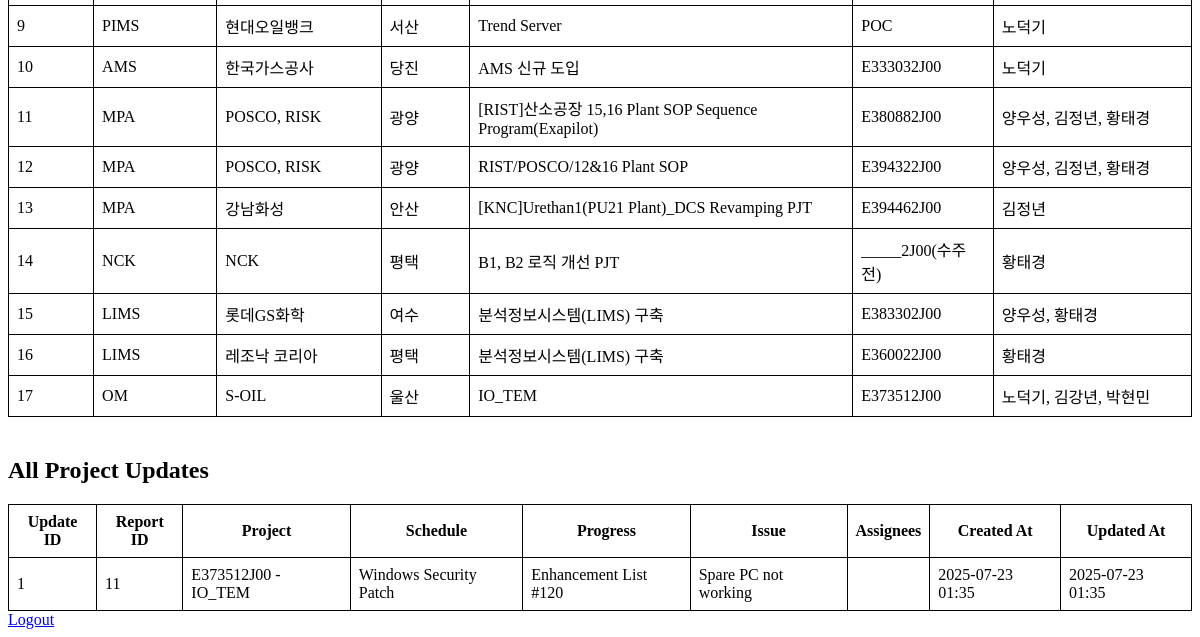
Before: /dashboard (signed in, lower part) with the older database file.
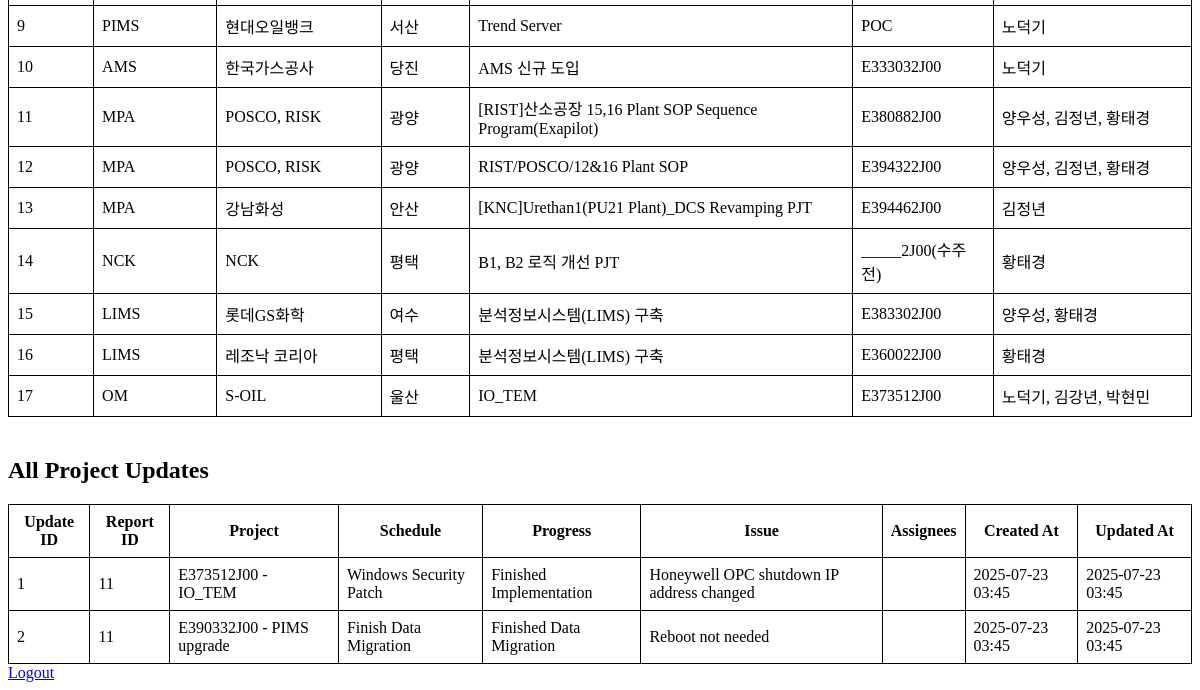
After: the same page with the newer database file.
### app/models.py (models this page shows)
class Project(db.Model):
    __tablename__ = 'project'
    id = db.Column(db.Integer, primary_key=True)
    solution_item_id = db.Column(db.Integer, db.ForeignKey('solution_item.id'), nullable=False)
    location = db.Column(db.String(100), nullable=False)
    company = db.Column(db.String(100), nullable=False)
    project_name = db.Column(db.String(100), nullable=False)
    code = db.Column(db.String(50), unique=True, nullable=False, index=True)
    created_at = db.Column(db.DateTime, default=datetime.utcnow)
    updated_at = db.Column(db.DateTime, default=datetime.utcnow, onupdate=datetime.utcnow)
    solution_item = db.relationship('SolutionItem', back_populates='projects')
    project_updates = db.relationship('ProjectUpdate', back_populates='project', cascade='all, delete-orphan')
    default_assignees = db.relationship(
        'User',
        secondary=project_assignees,
        back_populates='assigned_projects'
    )

class SolutionItem(db.Model):
    __tablename__ = 'solution_item'
    id = db.Column(db.Integer, primary_key=True)
    name = db.Column(db.String(50), nullable=False, unique=True)
    reports = db.relationship(
        'Report',
        secondary=report_solution_items,
        back_populates='solution_items'
    )
    projects = db.relationship('Project', back_populates='solution_item')

class ProjectUpdate(db.Model):
    __tablename__ = 'project_update'
    id = db.Column(db.Integer, primary_key=True)
    report_id = db.Column(db.Integer, db.ForeignKey('report.id'), nullable=False)
    project_id = db.Column(db.Integer, db.ForeignKey('project.id'), nullable=False)
    schedule = db.Column(db.Text)
    progress = db.Column(db.Text, nullable=False)
    issue = db.Column(db.Text)
    created_at = db.Column(db.DateTime, default=datetime.utcnow)
    updated_at = db.Column(db.DateTime, default=datetime.utcnow, onupdate=datetime.utcnow)
    report = db.relationship('Report', back_populates='project_updates')
    project = db.relationship('Project', back_populates='project_updates')
    assignees = db.relationship(
        'User',
        secondary=project_update_assignees,
        back_populates='assigned_project_updates'
    )

### app/routes.py (the view)
@main.route('/dashboard')
def dashboard():
    user_id = session.get('user_id')
    if not user_id:
        flash('Please log in first.', 'error')
        return redirect(url_for('main.login'))
    user = User.query.get(user_id)
    if not user:
        flash('User not found.', 'error')
        return redirect(url_for('main.login'))
    all_users = None
    solution_items = None
    all_reports = None
    projects = None
    project_updates = None
    if user.is_admin:
        all_users = User.query.all()
        solution_items = SolutionItem.query.all()
        all_reports = Report.query.join(User).add_columns(
            Report.id, User.employee_id, User.name, Report.week_start,
            Report.week_end, Report.status, Report.submitted_at
        ).all()
        projects = Project.query.options(
            db.joinedload(Project.solution_item),
            db.joinedload(Project.default_assignees)
        ).all()
        project_updates = ProjectUpdate.query.options(
            db.joinedload(ProjectUpdate.project),
            db.joinedload(ProjectUpdate.assignees)
        ).all()
    return render_template(
        'dashboard.html',
        user=user,
        all_users=all_users,
        solution_items=solution_items,
        all_reports=all_reports,
        projects=projects,
        project_updates=project_updates
    )

### app/templates/dashboard.html (shortened to what this page needs)
<!DOCTYPE html>
<html lang="en">
<head>
</head>
<body>
    {% if user.is_admin and all_users %}
        <table>
            <tbody>
                {% for project in projects %}
                <tr>
                    <td>{{ project.id }}</td>
                    <td>{{ project.solution_item.name }}</td>
                    <td>{{ project.company }}</td>
                    <td>{{ project.location }}</td>
                    <td>{{ project.project_name }}</td>
                    <td>{{ project.code }}</td>
                    <td>{{ project.default_assignees | map(attribute='name') | join(', ') }}</td>
                </tr>
                {% endfor %}
            </tbody>
        </table>
        <h2>All Project Updates</h2>
        <table>
            <thead>
                <tr>
                    <th>Update ID</th>
                    <th>Report ID</th>
                    <th>Project</th>
                    <th>Schedule</th>
                    <th>Progress</th>
                    <th>Issue</th>
                    <th>Assignees</th>
                    <th>Created At</th>
                    <th>Updated At</th>
                </tr>
            </thead>
            <tbody>
                {% for update in project_updates %}
                <tr>
                    <td>{{ update.id }}</td>
                    <td>{{ update.report_id }}</td>
                    <td>{{ update.project.code }} - {{ update.project.project_name }}</td>
                    <td>{{ update.schedule }}</td>
                    <td>{{ update.progress }}</td>
                    <td>{{ update.issue }}</td>
                    <td>{{ update.assignees | map(attribute='name') | join(', ') }}</td>
                    <td>{{ update.created_at.strftime('%Y-%m-%d %H:%M') }}</td>
                    <td>{{ update.updated_at.strftime('%Y-%m-%d %H:%M') }}</td>
                </tr>
                {% endfor %}
            </tbody>
        </table>
    {% endif %}
    <a href="{{ url_for('main.logout') }}">Logout</a>
</body>
</html>

### app/templates/dashboard.html (style rules this page uses)
h2 { margin-top: 40px; }

Changed rows visible on the page:
changed ProjectUpdate "Windows Security Patch": progress "Enhancement List #120" → "Finished Implementation"; issue "Spare PC not working" → "Honeywell OPC shutdown IP address changed"; created_at "2025-07-23 01:35" → "2025-07-23 03:45"; updated_at "2025-07-23 01:35" → "2025-07-23 03:45"
added ProjectUpdate: id "2", report_id "11", project.code "E390332J00", project.project_name "PIMS upgrade", schedule "Finish Data Migration", progress "Finished Data Migration", issue "Reboot not needed", created_at "2025-07-23 03:45", updated_at "2025-07-23 03:45"
